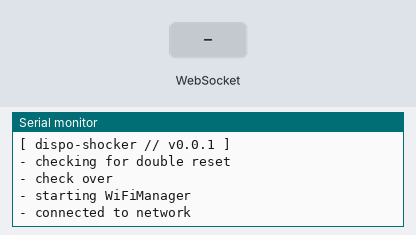
The program below on a simulated ESP8266 (Wemos D1 mini). Shown: the last lines printed to the serial monitor. Inputs (shaded band) come from the test bench. WiFi joins after 1.5 s; servers stay silent unless stated.

Above: at 3.7 s.
3.8 s: WebSocket text "5" received
At 4.2 s:
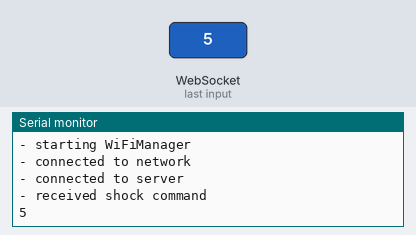
5.3 s: WebSocket text "90" received
At 6.5 s:
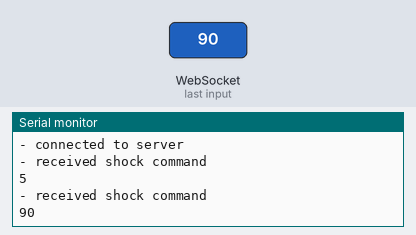
6.8 s: WebSocket text "200" received
At 7.6 s:
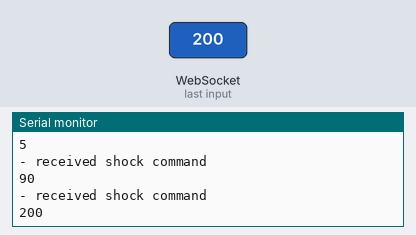

Measured:
- after the input at 3.8 s, the serial monitor: prints a new line at once (image 1)
- after the input at 5.3 s, the serial monitor: prints a new line at once (image 2)
- after the input at 6.8 s, the serial monitor: prints a new line at once (image 3)

The program:

main.cpp
```cpp
#include <Arduino.h>
#include <ESP8266WiFi.h>
#include <ESP8266WebServer.h>
#include <WiFiManager.h>
#include <DNSServer.h>
#include <WebSocketsClient.h>
#include <ESP_DoubleResetDetector.h>

#define AP_PASSWORD "tinkertoe"
#define SERVER_ADDRESS "192.168.43.219"
#define SERVER_PORT 3001
#define SHOCKER_ID "3f7dm9"
#define TRIGGER_PIN 14
#define RESET_TIMEOUT 1000
#define RESET_ADDRESS 0

WebSocketsClient webSocket;
int shockTime = 0;

void setupWifi() {
  WiFiManager wifiManager;
  wifiManager.setDebugOutput(true);

  DoubleResetDetector* resetDetector = new DoubleResetDetector(RESET_TIMEOUT / 1000, RESET_ADDRESS);

  Serial.println("- checking for double reset");
  if (resetDetector->detectDoubleReset()) {
    Serial.println();
    Serial.println();
    Serial.println("[ RESET ]");
    Serial.println();
    wifiManager.resetSettings();
  }

  delay(RESET_TIMEOUT);
  Serial.println("- check over");
  resetDetector->stop();

  Serial.println("- starting WiFiManager");
  wifiManager.autoConnect("dispo-shocker", AP_PASSWORD);

  Serial.println("- connected to network");
}

void webSocketEvent(WStype_t type, uint8_t * payload, size_t length) {
  switch (type)
  {
    case WStype_DISCONNECTED:
      Serial.println("- disconnected from server");
      break;

    case WStype_CONNECTED:
      Serial.println("- connected to server");
      webSocket.sendTXT(SHOCKER_ID);
      break;

    case WStype_TEXT:
      Serial.println("- received shock command");
      Serial.println(String((char *)payload));
      shockTime = String((char *)payload).toInt();
      break;

    default:
      break;
  }
}

void setup() {
  Serial.begin(9600);
  Serial.println();
  Serial.println();
  Serial.println("[ dispo-shocker // v0.0.1 ]");
  Serial.println();

  setupWifi();

  pinMode(TRIGGER_PIN, OUTPUT);

  webSocket.begin(SERVER_ADDRESS, SERVER_PORT, "/");
  webSocket.onEvent(webSocketEvent);
  webSocket.setReconnectInterval(5000);
}

void loop() {
  webSocket.loop();
  if (shockTime > 0) {
    digitalWrite(TRIGGER_PIN, HIGH);
    delay(shockTime);
    digitalWrite(TRIGGER_PIN, LOW);
    shockTime = 0;
  }
}
```
